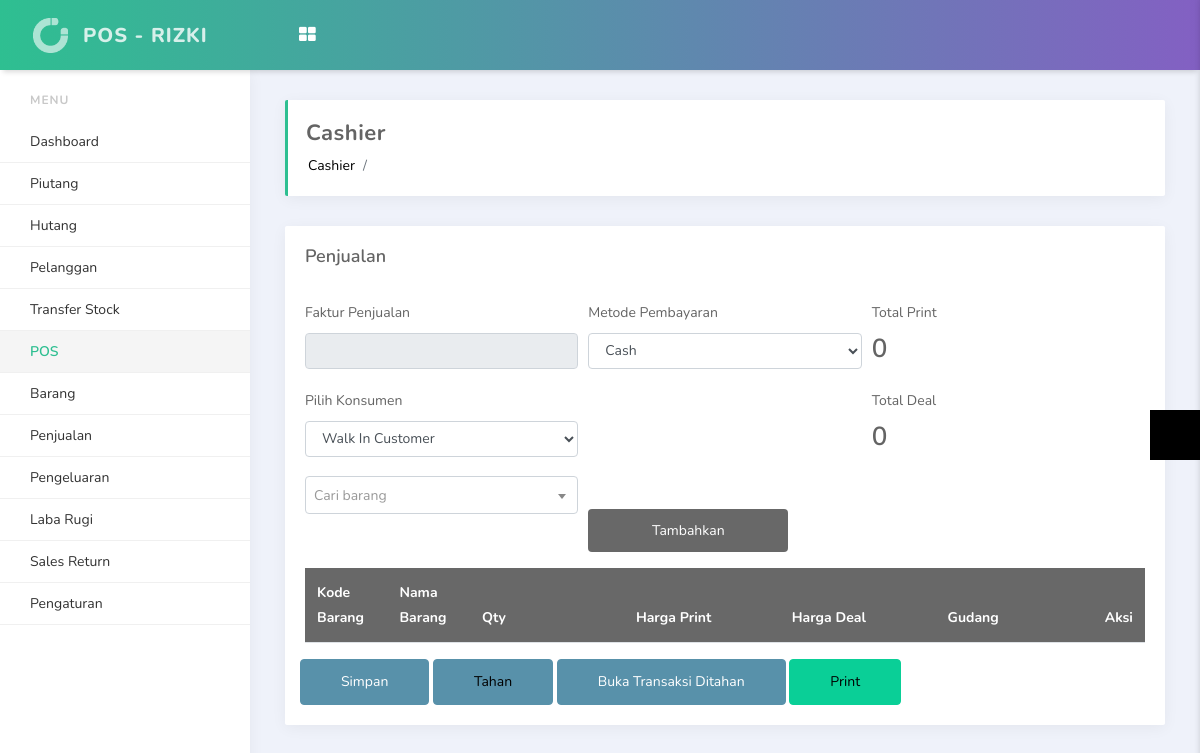
The app's page /index.php/cashier (signed in), older data.
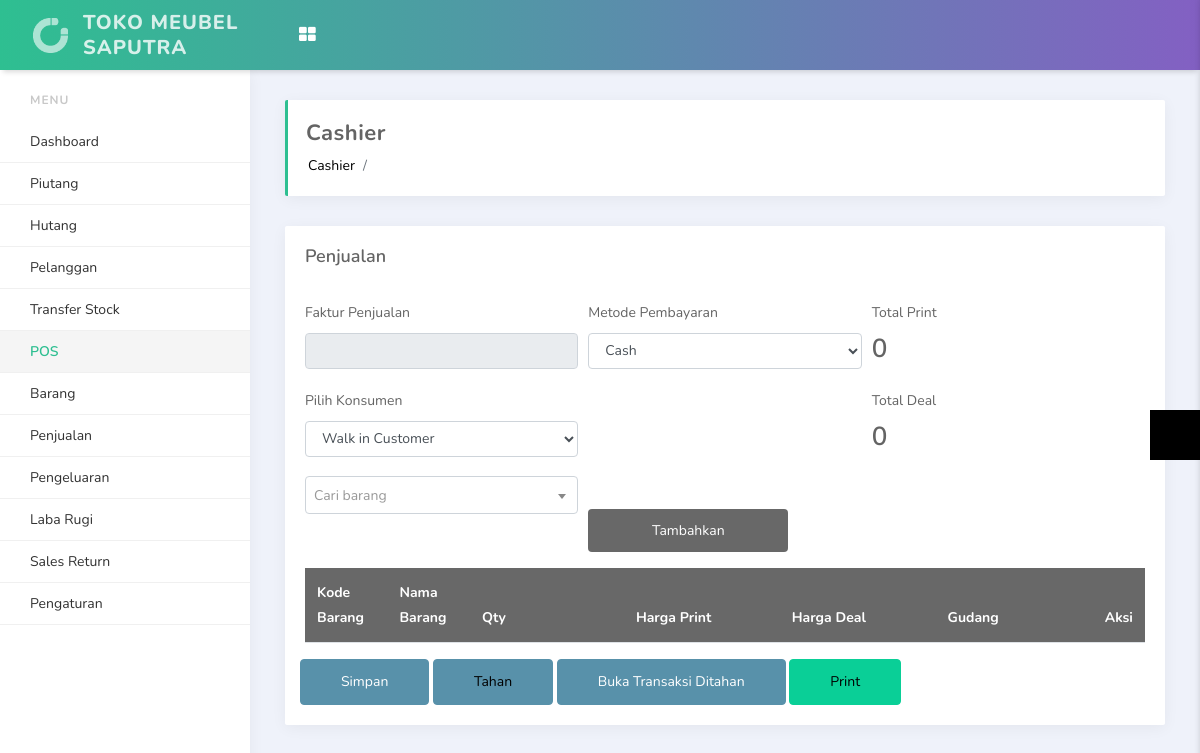
The same page, newer data.
### tables this page shows
CREATE TABLE `site_setting` (
  `id` int(11) NOT NULL,
  `site_name` varchar(499) NOT NULL,
  `site_logo` varchar(255) NOT NULL,
  `timezone` varchar(499) NOT NULL,
  `pagination` int(11) NOT NULL,
  `tax` double(11,2) NOT NULL,
  `currency` char(3) NOT NULL,
  `address` text NOT NULL,
  `datetime_format` varchar(30) NOT NULL,
  `display_product` int(11) NOT NULL,
  `display_keyboard` int(11) NOT NULL,
  `default_customer_id` int(11) NOT NULL,
  `updated_user_id` int(11) NOT NULL,
  `updated_datetime` datetime NOT NULL
);

### application/controllers/Cashier.php (called while the page is built, shortened)
<?php
class Cashier extends CI_Controller
{
	function __construct()
	{
        $this->load->model('Cashier_model');
		$this->load->model('Inventory_model');
		$this->load->model('Customers_model');
        $this->load->model('Outlets_model');
		$this->load->model('Constant_model');
	}
	function index(){
		$data['lang_dashboard'] = $this->lang->line('dashboard');
        $data['lang_transfer_stock'] = $this->lang->line('transfer_stock');
        $data['lang_customers'] = $this->lang->line('customers');
        $data['lang_gift_card'] = $this->lang->line('gift_card');
        $data['lang_add_gift_card'] = $this->lang->line('add_gift_card');
        $data['lang_list_gift_card'] = $this->lang->line('list_gift_card');
        $data['lang_debit'] = $this->lang->line('debit');
        $data['lang_sales'] = $this->lang->line('sales');
        $data['lang_today_sales'] = $this->lang->line('today_sales');
        $data['lang_opened_bill'] = $this->lang->line('opened_bill');
        $data['lang_reports'] = $this->lang->line('reports');
        $data['lang_sales_report'] = $this->lang->line('sales_report');
        $data['lang_expenses'] = $this->lang->line('expenses');
        $data['lang_expenses_category'] = $this->lang->line('expenses_category');
        $data['lang_pnl'] = $this->lang->line('pnl');
        $data['lang_pnl_report'] = $this->lang->line('pnl_report');
        $data['lang_pos'] = $this->lang->line('pos');
        $data['lang_return_order'] = $this->lang->line('return_order');
        $data['lang_return_order_report'] = $this->lang->line('return_order_report');
        $data['lang_inventory'] = $this->lang->line('inventory');
        $data['lang_products'] = $this->lang->line('products');
        $data['lang_list_products'] = $this->lang->line('list_products');
        $data['lang_print_product_label'] = $this->lang->line('print_product_label');
        $data['lang_product_category'] = $this->lang->line('product_category');
        $data['lang_purchase_order'] = $this->lang->line('purchase_order');
        $data['lang_setting'] = $this->lang->line('setting');
        $data['lang_outlets'] = $this->lang->line('outlets');
        $data['lang_users'] = $this->lang->line('users');
        $data['lang_suppliers'] = $this->lang->line('suppliers');
        $data['lang_system_setting'] = $this->lang->line('system_setting');
        $data['lang_payment_methods'] = $this->lang->line('payment_methods');
        $data['lang_logout'] = $this->lang->line('logout');
        $data['lang_point_of_sales'] = $this->lang->line('point_of_sales');
        $data['lang_amount'] = $this->lang->line('amount');
        $data['lang_monthly_sales_outlet'] = $this->lang->line('monthly_sales_outlet');
        $data['lang_add_customer'] = $this->lang->line('add_customer');
        $data['lang_export'] = $this->lang->line('export');
        $data['lang_search'] = $this->lang->line('search');
        $data['payment_methods'] = $this->Cashier_model->getMethodPayment();
        $data['customers'] = $this->Customers_model->getAllCustomers();
        $data['barang'] = $this->Cashier_model->getBarang();
		$this->load->view('cashier_pos',$data);
	}
}
 ?>

### index.php (called while the page is built, shortened)
<?php
require_once BASEPATH.'core/CodeIgniter.php';

### application/models/Customers_model.php (called while the page is built, shortened)
<?php
class Customers_model extends CI_Model
{
    function getAllCustomers(){
        return $this->db->get('customers')->result_array();
    }
}

### application/views/cashier_pos.php (the view, shortened to what the changed rows need)
<?php
    require_once 'includes/header4.php';
?>
<link href="<?=base_url()?>assets/css/select2.min.css" rel="stylesheet">
<section id="content">
			<div class="card">
				<div class="card-body">
                    <div class="form-row">
                    	<div class="col-md-4 mb-3">
                    		<label>Pilih Konsumen</label>
								<select class="form-control" id="customer_id" name="customer_id">
									<?php foreach ($customers as $data): ?>
										<option value="<?php echo $data['id'] ?>"><?php echo $data['fullname'] ?></option>
									<?php endforeach ?>
								</select>
                    	</div>
                    </div>
                    <div class="form-row">
                    	<div class="col-md-12">
                    		<table class="table">
									<thead>
										<tr>
									    	<th width="10%" style="background-color: #686868; color: #FFF;">Kode Barang</th>
									    	<th width="10%" style="background-color: #686868; color: #FFF;">Nama Barang</th>
									    	<th width="20%" style="background-color: #686868; color: #FFF;">Qty</th>
									    	<th width="20%" style="background-color: #686868; color: #FFF;">Harga Print</th>
									    	<th width="20%" style="background-color: #686868; color: #FFF;">Harga Deal</th>
									    	<th width="40%" style="background-color: #686868; color: #FFF;">Gudang</th>
										    <th width="5%" style="background-color: #686868; color: #FFF;">Aksi</th>
										</tr>
									</thead>
								</table>
                    	</div>
                    </div>
				</div>
			</div>
		</div>
<?php
require 'includes/footer4.php';
 ?>

### application/views/includes/header4.php (shortened to what the changed rows need)
<?php
    $settingResult = $this->db->get_where('site_setting');
    $settingData = $settingResult->row();
    $setting_site_name = $settingData->site_name;
 ?>
<!doctype html>
<html lang="en">
<head>
    <link rel="stylesheet" href="<?php echo base_url() ?>assets/vendors/bundle.css" type="text/css">
    <link rel="stylesheet" href="<?php echo base_url() ?>assets/vendors/datepicker/daterangepicker.css">
    <link rel="stylesheet" href="<?php echo base_url() ?>assets/vendors/vmap/jqvmap.min.css">
    <link rel="stylesheet" href="<?php echo base_url() ?>assets/css/app.min.css" type="text/css">
    <link rel="stylesheet" href="<?php echo base_url() ?>assets/css/custom.css" type="text/css">
    <link rel="stylesheet" type="text/css" href="https://stackpath.bootstrapcdn.com/font-awesome/4.7.0/css/font-awesome.min.css">
</head>
<body>
<nav class="navbar">
    <div class="container-fluid">
        <div class="header-logo">
            <a href="#">
                <img src="<?php echo base_url() ?>assets/media/image/light-logo.png" alt="...">
                <span class="logo-text d-none d-lg-block"><?php echo $setting_site_name ?></span>
            </a>
        </div>
    </div>
</nav>
<main class="main-content">
    <div class="container-fluid">

Row changes from the older to the newer data that the page shows:
changed site_setting: site_name "POS - RIZKI" → "TOKO MEUBEL SAPUTRA"
Text that changed along with them:
form field customer_id: "Walk In Customer" → "Walk in Customer"
